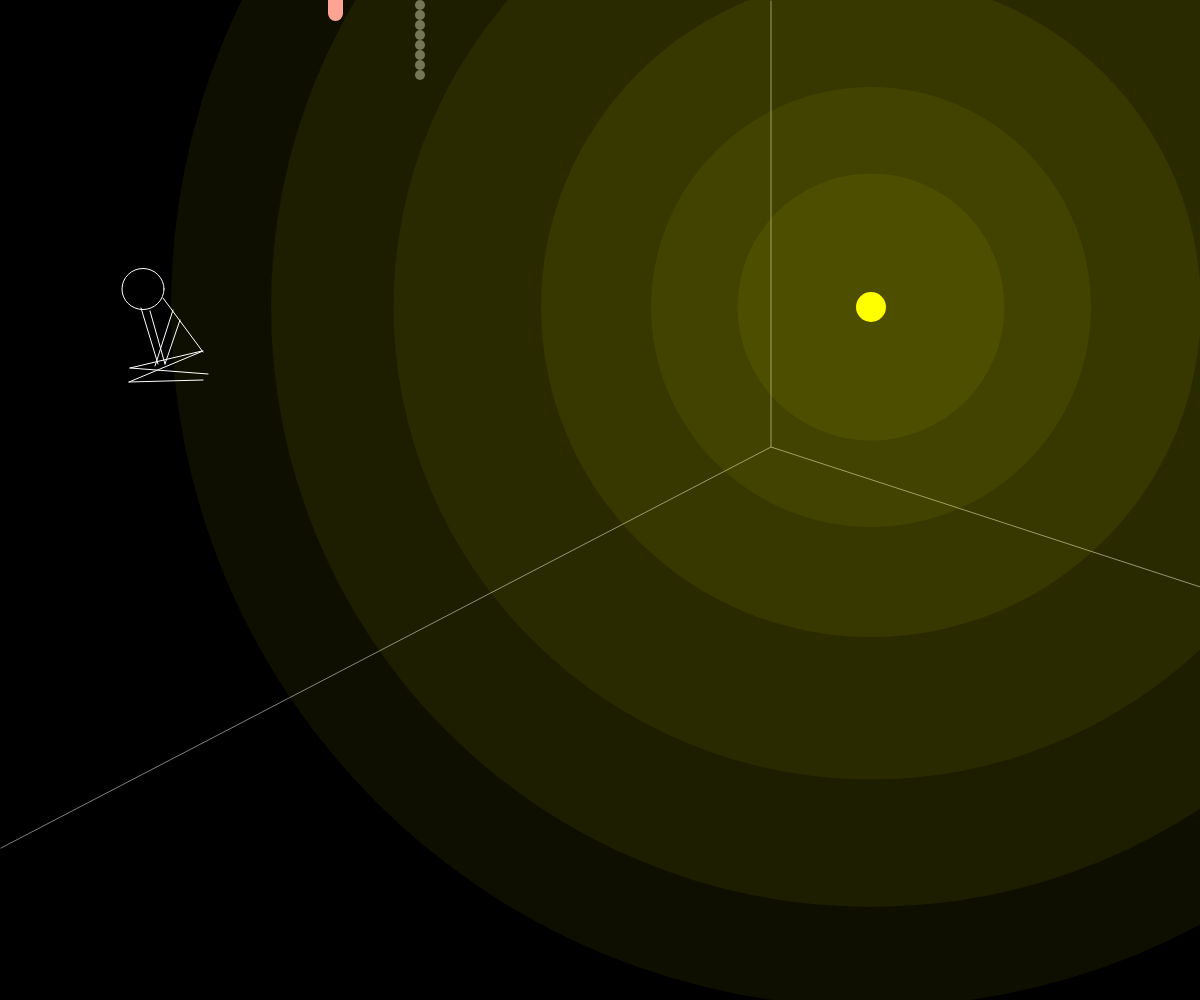
Frame 1 (no input)
Frame 60 (no input): identical to frame 1, image omitted
Frame 120 (the mouse pressed at the canvas centre since frame 60): identical to frame 1, image omitted

The p5.js sketch that drew this single still picture (run headless with seeded random() and noise() and a simulated clock; from frame 60 on, the mouse is pressed at the canvas centre):

// p5.js sketch
// ── sketch.js

function setup() {
    createCanvas (windowWidth, windowHeight);
  }
  
  function draw() {
    background(0, 0, 0);
  
    //The structure of the room
  stroke(128, 128, 128);
  line(771,1,771,447);
  line(771,447,1,848);
  line(771,447,2001,848);
  
  //Lightbulb Chain
  noStroke();
  fill(99, 99, 99)
  ellipse(420,5,10,10);
  ellipse(420,15,10,10);
  ellipse(420,25,10,10);
  ellipse(420,35,10,10);
  ellipse(420,45,10,10);
  ellipse(420,55,10,10);
  ellipse(420,65,10,10);
  ellipse(420,75,10,10)
  
  //Screw
  fill(308, 158, 158);
  rect(328,-10,15,31,20);
  
  //Lightbulb
  fill(255, 255, 0);
  ellipse(871,307,30,30);
  ellipse(871,307,15,15);
  
  //the Light
  fill(255, 255, 0, 15);
  ellipse(871,307,1200,1200);
  ellipse(871,307,1400,1400);
  ellipse(871,307,955,945);
  ellipse(871,307,660,660);
  ellipse(871,307,440,440);
  ellipse(871,307,267,267);
  
  //Person
  //Head
  stroke(255, 255, 255);
  fill(0, 0, 0);
  ellipse(143,289,42,41);
  
  //Back
  line(203,352,163,298);
  
  //Legs
  line(202,351,130,368);
  line(203,351,129,382);
  line(208,374,130,368);
  line(203,380,129,382);
  
  //arms
  line(180,320,165,364);
  line(150,311,165,364);
  line(173,310,155,366);
  line(141,308,158,364);
    translate (200, 200)
  }
